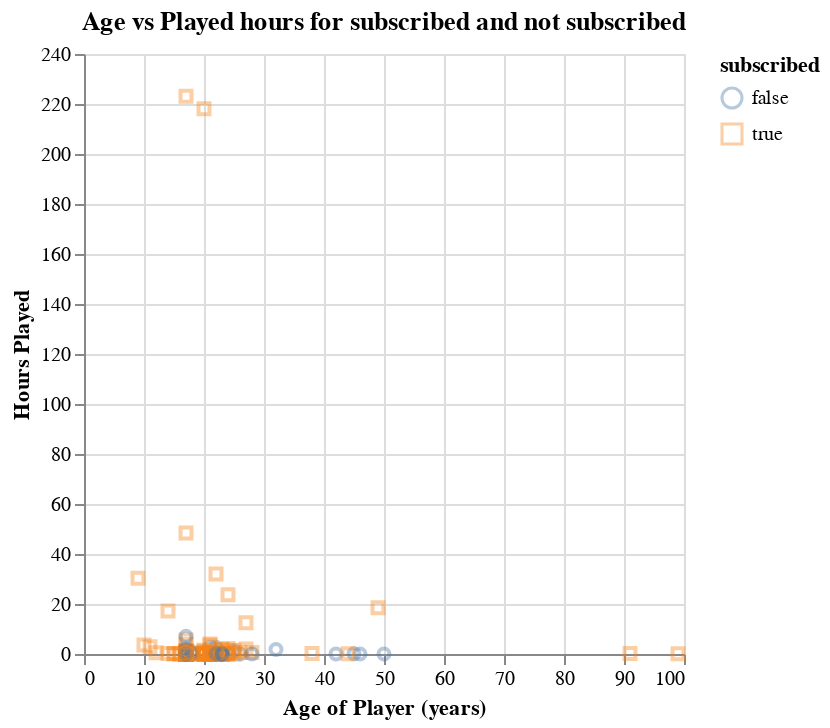

The notebook cell this image was saved under:
### Markdown cell above
# Exploratory Data Analysis and Visualization on Training Data

### Code cell
#Exploratory visualization (1)
age_vs_played_plot = alt.Chart(
    players_train,
    title="Age vs Played hours for subscribed and not subscribed"
).mark_point(opacity=0.4).encode(
    x=alt.X("age:Q")
        .title("Age of Player (years)")
        .scale(zero=False),
    y=alt.Y("played_hours:Q").title("Hours Played"),
    color=alt.Color('subscribe:N').title('subscribed'),
    shape= 'subscribe'
)
age_vs_played_plot

### Figure 1 — Vega-Lite specification as saved in the notebook (floating-point values rounded to 4 significant figures; data arrays with more than 128 entries replaced by an {"elided": "..."} marker saying what was removed)
{"config": {"view": {"continuousWidth": 300, "continuousHeight": 300}}, "data": {"name": "data-7853e3eccfc9343d75047172d2a2464f"}, "mark": {"type": "point", "opacity": 0.4}, "encoding": {"color": {"field": "subscribe", "title": "subscribed", "type": "nominal"}, "shape": {"field": "subscribe", "type": "nominal"}, "x": {"field": "age", "scale": {"zero": false}, "title": "Age of Player (years)", "type": "quantitative"}, "y": {"field": "played_hours", "title": "Hours Played", "type": "quantitative"}}, "title": "Age vs Played hours for subscribed and not subscribed", "$schema": "https://vega.github.io/schema/vega-lite/v5.20.1.json", "datasets": {"data-7853e3eccfc9343d75047172d2a2464f": {"elided": "147 records"}}}
